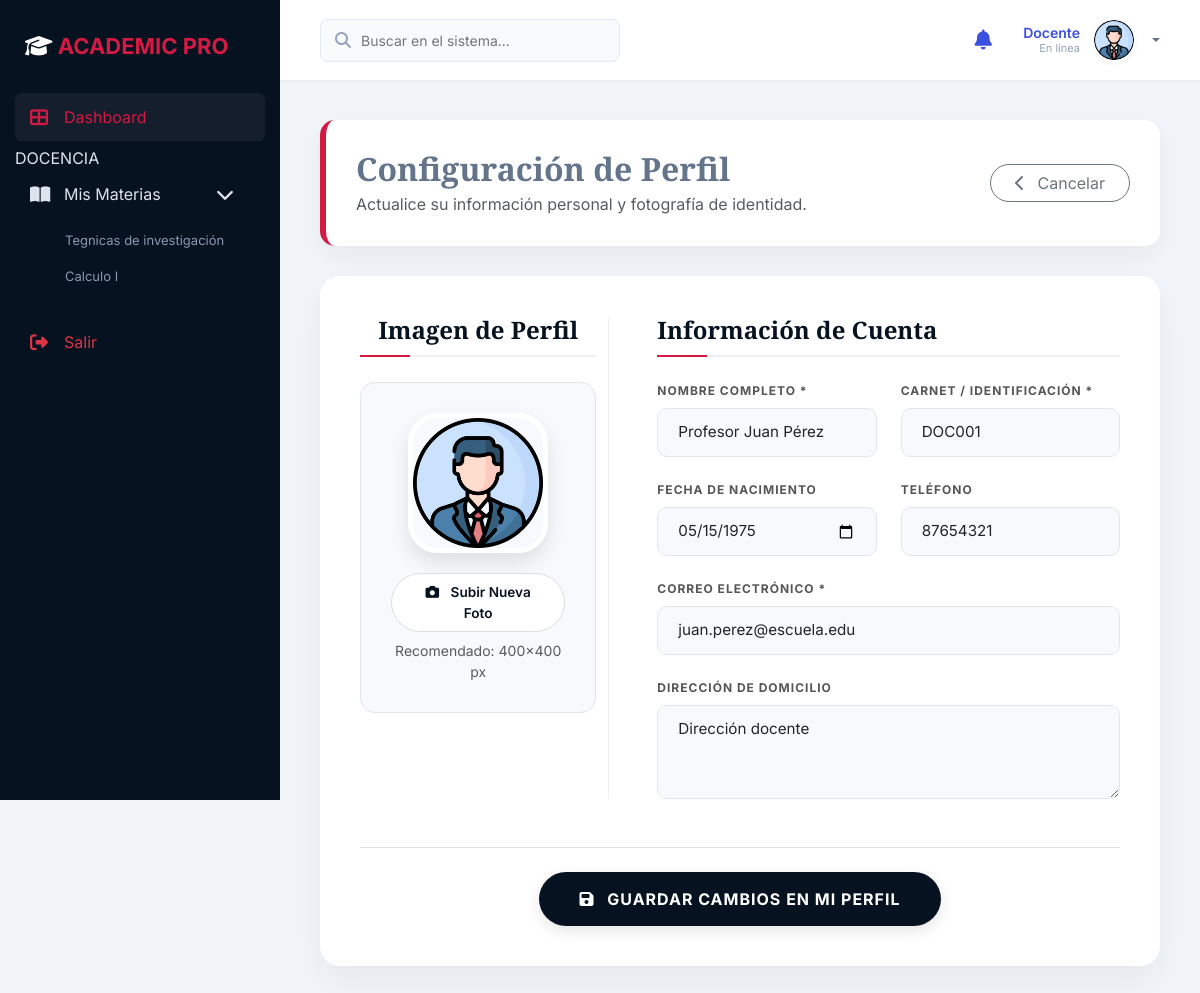
Page /index.php?controller=Perfil&action=editar (signed in) on the committed database.
### tables this page shows
CREATE TABLE `materia` (
  `id_materia` int(11) NOT NULL,
  `nombre` varchar(100) NOT NULL,
  `descripcion` text DEFAULT NULL,
  `id_docente` int(11) NOT NULL,
  `estado` enum('Activa','Inactiva') DEFAULT 'Activa',
  `id_periodo` int(11) DEFAULT NULL,
  `id_carrera` int(11) DEFAULT NULL,
  `grupo` varchar(10) DEFAULT 'A',
  `turno` enum('Mañana','Medio Día','Tarde') DEFAULT 'Mañana',
  `nivel_semestre` enum('1','2','3','4','5','6','7','8','9') DEFAULT '1'
);

CREATE TABLE `usuario` (
  `id_usuario` int(11) NOT NULL,
  `nombre_completo` varchar(100) NOT NULL,
  `carnet` varchar(20) DEFAULT NULL,
  `fecha_nacimiento` date DEFAULT NULL,
  `correo_electronico` varchar(100) NOT NULL,
  `numero_telefono` varchar(15) DEFAULT NULL,
  `direccion` varchar(200) DEFAULT NULL,
  `contraseña` varchar(255) NOT NULL,
  `rol` enum('Estudiante','Docente','Administrador') NOT NULL,
  `foto_perfil` varchar(255) DEFAULT 'assets/img/perfil1.jpg'
);

### controllers/perfilController.php (called while the page is built, shortened)
<?php
class PerfilController {
    private $db;
    public function __construct() {
        $this->db = new Database();
    }
    public function editar() {
        $id_usuario = $_SESSION['id_usuario'];
        $usuario = $this->obtenerUsuario($id_usuario);
        require_once 'views/perfil/editar.php';
    }
    private function obtenerUsuario($id_usuario) {
        $conn = $this->db->getConnection();
        $stmt = $conn->prepare("SELECT * FROM Usuario WHERE id_usuario = ?");
        $stmt->execute([$id_usuario]);
        return $stmt->fetch(PDO::FETCH_ASSOC);
    }
}

### config/database.php (called while the page is built, shortened)
<?php
class Database {
    private $host = 'localhost';
    private $port = 3307;
    private $db_name = 'sistemaacademico';
    private $username = 'root';
    private $password = '';
    public function connect() {
        try {
            $this->conn = new PDO(
                "mysql:host={$this->host};port={$this->port};dbname={$this->db_name};charset=utf8mb4",
                $this->username,
                $this->password
            );
            $this->conn->setAttribute(PDO::ATTR_ERRMODE, PDO::ERRMODE_EXCEPTION);
            $this->conn->setAttribute(PDO::ATTR_EMULATE_PREPARES, false);
            return $this->conn;
        } catch(PDOException $e) {
            die("Error de conexión: " . $e->getMessage());
        }
    }
}

### models/DocenteModel.php (called while the page is built, shortened)
<?php
class DocenteModel {
    private $db;
    public function __construct() {
        $this->db = (new Database())->connect();
    }
    public function obtenerMateriasDocente($id_docente) {
        $stmt = $this->db->prepare("
            SELECT m.*, COUNT(i.id_inscripcion) as estudiantes_inscritos
            FROM Materia m
            LEFT JOIN Inscripcion i ON m.id_materia = i.id_materia AND i.estado = 'Activa'
            WHERE m.id_docente = ?
            GROUP BY m.id_materia
        ");
        $stmt->execute([$id_docente]);
        return $stmt->fetchAll(PDO::FETCH_ASSOC);
    }
}
?>

### views/perfil/editar.php (the view, shortened to what this page needs)
<?php require_once 'views/layouts/header.php'; ?>
<div class="admin-form-view">
    <div class="admin-form-header d-flex justify-content-between align-items-center">
        <div>
            <h2 class="serif fw-bold mb-1">Configuración de Perfil</h2>
            <p class="text-muted mb-0">Actualice su información personal y fotografía de identidad.</p>
        </div>
        <a href="index.php?controller=Perfil&action=ver" class="btn btn-outline-secondary rounded-pill px-4">
            <i class="fas fa-chevron-left me-2"></i> Cancelar
        </a>
    </div>
    <div class="form-container-pro">
        <form action="index.php?controller=Perfil&action=actualizar" method="POST" enctype="multipart/form-data">
            <div class="row">
                <div class="col-lg-4 text-center border-end-lg">
                    <h4 class="section-title-pro">Imagen de Perfil</h4>
                    <div class="profile-edit-avatar-section">
                        <img src="<?= !empty($usuario['foto_perfil']) ? $usuario['foto_perfil'] : 'assets/img/perfil1.jpg' ?>"
                             id="previewFoto" class="edit-avatar-preview" alt="Avatar">
                        <button type="button" class="btn-upload-custom w-100 mb-2" onclick="document.getElementById('foto_perfil').click()">
                            <i class="fas fa-camera me-2"></i> Subir Nueva Foto
                        </button>
                        <small class="text-muted d-block">Recomendado: 400x400 px</small>
                    </div>
                </div>
                <div class="col-lg-8 ps-lg-5">
                    <h4 class="section-title-pro">Información de Cuenta</h4>
                    <div class="row mb-4">
                        <div class="col-md-6">
                            <label class="form-label-pro">Nombre Completo *</label>
                            <input type="text" class="form-control form-control-pro" name="nombre_completo" value="<?= htmlspecialchars($usuario['nombre_completo']); ?>" required>
                        </div>
                        <div class="col-md-6">
                            <label class="form-label-pro">Carnet / Identificación *</label>
                            <input type="text" class="form-control form-control-pro" name="carnet" value="<?= htmlspecialchars($usuario['carnet']); ?>" required>
                        </div>
                    </div>
                    <div class="row mb-4">
                        <div class="col-md-6">
                            <label class="form-label-pro">Fecha de Nacimiento</label>
                            <input type="date" class="form-control form-control-pro" name="fecha_nacimiento" value="<?= $usuario['fecha_nacimiento']; ?>">
                        </div>
                        <div class="col-md-6">
                            <label class="form-label-pro">Teléfono</label>
                            <input type="tel" class="form-control form-control-pro" name="numero_telefono" value="<?= htmlspecialchars($usuario['numero_telefono']); ?>">
                        </div>
                    </div>
                    <div class="mb-4">
                        <label class="form-label-pro">Correo Electrónico *</label>
                        <input type="email" class="form-control form-control-pro" name="correo_electronico" value="<?= htmlspecialchars($usuario['correo_electronico']); ?>" required>
                    </div>
                    <div class="mb-0">
                        <label class="form-label-pro">Dirección de Domicilio</label>
                        <textarea class="form-control form-control-pro" name="direccion" rows="3"><?= htmlspecialchars($usuario['direccion']); ?></textarea>
                    </div>
                </div>
            </div>
            <div class="text-center mt-5 pt-4 border-top">
                <button type="submit" class="btn-save-pro">
                    <i class="fas fa-save me-2"></i> Guardar Cambios en mi Perfil
                </button>
            </div>
        </form>
    </div>
</div>
<?php require_once 'views/layouts/footer.php'; ?>

### views/layouts/header.php (shortened to what this page needs)
<?php
if (isset($_SESSION['id_usuario'])) {
    require_once 'controllers/AdminController.php';
    $materias_sidebar = [];
    if ($_SESSION['rol'] === 'Docente') {
        require_once 'models/DocenteModel.php';
        $docenteModel = new DocenteModel();
        $db = (new Database())->connect();
        $stmt = $db->prepare("SELECT id_docente FROM Docente WHERE id_usuario = ?");
        $stmt->execute([$_SESSION['id_usuario']]);
        $docente_sidebar = $stmt->fetch(PDO::FETCH_ASSOC);
        if ($docente_sidebar) {
            $materias_sidebar = $docenteModel->obtenerMateriasDocente($docente_sidebar['id_docente']);
        }
    }
    $is_student = ($_SESSION['rol'] === 'Estudiante');
    $current_action = $_GET['action'] ?? 'dashboard';
    $in_course = ($is_student && in_array($current_action, ['verTareas', 'entregarTarea']));
    if (!isset($show_student_topnav)) {
        $show_student_topnav = ($is_student && !$in_course);
    }
} else {
    $notificaciones = [];
    $notificaciones_sin_leer = 0;
}
?>
<!DOCTYPE html>
<html lang="es">
<head>
    <link href="https://cdn.jsdelivr.net/npm/bootstrap@5.3.0/dist/css/bootstrap.min.css" rel="stylesheet">
    <link rel="stylesheet" href="https://cdnjs.cloudflare.com/ajax/libs/font-awesome/6.4.0/css/all.min.css">
</head>
<body>
<?php if(isset($_SESSION['id_usuario'])): ?>
    <div class="app-container" style="<?php if (isset($show_student_topnav) && $show_student_topnav) echo 'flex-direction: column;'; ?>">
        <aside class="app-sidebar">
            <div class="sidebar-header">
                <a href="index.php?controller=<?php echo $_SESSION['rol']; ?>&action=dashboard" class="sidebar-logo">
                    <i class="fas fa-graduation-cap"></i>
                    <span>Academic <span>Pro</span></span>
                </a>
            </div>
            <div class="sidebar-nav">
                <a href="index.php?controller=<?php echo $_SESSION['rol']; ?>&action=dashboard" class="nav-item-link active">
                    <i class="fas fa-th-large"></i> Dashboard
                </a>
                <?php if($_SESSION['rol'] === 'Docente'): ?>
                    <div class="sidebar-section-title">DOCENCIA</div>
                    <a class="nav-item-link" data-bs-toggle="collapse" href="#collapseMaterias">
                        <i class="fas fa-book-open"></i> Mis Materias <i class="fas fa-chevron-down ms-auto small"></i>
                    </a>
                    <div class="collapse show" id="collapseMaterias">
                        <ul class="submenu-list">
                            <?php foreach($materias_sidebar as $mat): ?>
                                <li><a href="index.php?controller=Docente&action=gestionTareas&id_materia=<?= $mat['id_materia'] ?>" class="submenu-item-link"><?= htmlspecialchars($mat['nombre']) ?></a></li>
                            <?php endforeach; ?>
                        </ul>
                    </div>
                <?php endif; ?>
                <a href="index.php?controller=Auth&action=logout" class="nav-item-link text-danger mt-4"><i class="fas fa-sign-out-alt"></i> Salir</a>
            </div>
        </aside>
        <main class="main-content">
            <header class="app-topbar">
                <div class="topbar-search">
                    <i class="fas fa-search"></i>
                    <input type="text" placeholder="Buscar en el sistema...">
                </div>
                <div class="topbar-actions">
                    <div class="dropdown">
                        <a href="#" class="topbar-btn" data-bs-toggle="dropdown">
                            <i class="fas fa-bell"></i>
                        </a>
                    </div>
                    <div class="dropdown">
                        <div class="user-profile-top dropdown-toggle" data-bs-toggle="dropdown">
                            <div class="user-info-top d-none d-md-block">
                                <span class="user-name-top"><?php echo htmlspecialchars($_SESSION['rol']); ?></span>
                                <span class="user-role-top">En línea</span>
                            </div>
                            <img src="<?php echo htmlspecialchars($_SESSION['foto_perfil']); ?>" class="user-avatar-top" onerror="this.src='assets/img/perfil1.jpg'">
                        </div>
                    </div>
                </div>
            </header>
            <div class="content-body">
<?php endif; ?>

### views/perfil/editar.php (style rules this page uses)
.admin-form-header { background: white; border-radius: 15px; padding: 30px; box-shadow: 0 10px 30px rgba(0,0,0,0.05); margin-bottom: 30px; border-left: 6px solid var(--stadum-red); }
.form-container-pro { background: white; border-radius: 20px; padding: 40px; box-shadow: 0 15px 35px rgba(0,0,0,0.05); }
.profile-edit-avatar-section { background: #f8f9fc; border-radius: 15px; padding: 30px; text-align: center; border: 1px solid #e1e5eb; margin-bottom: 30px; }
.edit-avatar-preview { width: 140px; height: 140px; border-radius: 30px; object-fit: cover; border: 5px solid white; box-shadow: 0 10px 20px rgba(0,0,0,0.1); margin-bottom: 20px; }
.form-label-pro { font-weight: 700; text-transform: uppercase; font-size: 0.75rem; letter-spacing: 1px; color: #555; margin-bottom: 8px; display: block; }
.form-control-pro { border-radius: 10px; padding: 12px 20px; border: 1px solid #e1e5eb; font-size: 0.95rem; background-color: #f8f9fc; transition: all 0.3s; }
.section-title-pro { font-family: 'Crimson Text', serif; font-weight: 700; font-size: 1.5rem; color: var(--stadum-dark); margin-bottom: 25px; padding-bottom: 10px; border-bottom: 2px solid #f0f0f0; position: relative; }
.section-title-pro::after { content: ""; position: absolute; bottom: -2px; left: 0; width: 50px; height: 2px; background: var(--stadum-red); }
.btn-save-pro { background: var(--stadum-dark); color: white; border-radius: 50px; padding: 15px 40px; font-weight: 700; text-transform: uppercase; letter-spacing: 1px; border: none; transition: 0.3s; box-shadow: 0 5px 15px rgba(0,0,0,0.1); }
.btn-upload-custom { background: white; color: var(--stadum-dark); border: 1px solid #ddd; border-radius: 50px; padding: 8px 20px; font-weight: 600; font-size: 0.85rem; transition: 0.3s; }
@media (min-width: 992px) { .border-end-lg { border-right: 1px solid #f0f0f0 !important; } }

### rows in the picture
materia: nombre "Tegnicas de investigación"
materia: nombre "Calculo I"
usuario: foto_perfil (picture), nombre_completo "Profesor Juan Pérez", carnet "DOC001", fecha_nacimiento "05/15/1975", numero_telefono "87654321", correo_electronico "juan.perez@escuela.edu", direccion "Dirección docente"

### other values in the picture
$_SESSION['rol'] "Docente"
